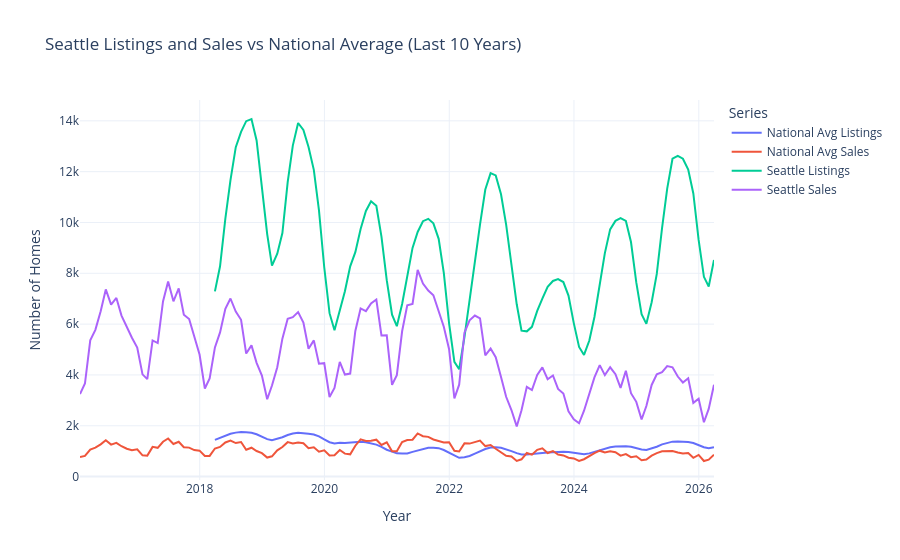

Notebook cell for this chart:
### Markdown cell above
**ZORI vs ZORDI Trends (supports Question 3):**  
This visualization answers **Question 3** — *How has ZORDI changed over the last ten years, and how does that pattern compare to ZORI over the same period? What does this show about the market?* *(ZORDI is only available at metro level here, so both series are for **Seattle metro**; ZORDI begins in mid-2020.)*

**Why this chart type:** I used a **dual-axis line chart** because ZORI (typical rent, in dollars) and ZORDI (listing engagement index) are **different metrics on different scales**, but both are **monthly time series** that need to be compared over the same timeline. Putting ZORI on the left axis and ZORDI on the right lets the reader see **whether rent and demand move together or diverge** without forcing them onto one misleading scale. A line chart fits because the question is about **change over time**, not a single snapshot comparison.

**What I want the reader to take away:** From **June 2020** onward (when both series start), **ZORI rose about 24%** while **ZORDI fell about 49%** so the lines move in **opposite directions**. That supports the Section 3 finding that **rent levels increased even as rental listing engagement on Zillow declined**. For market interpretation, that gap suggests **price pressure without matching growth in renter activity**.

### Code cell
# Seattle vs national listings and sales comparison
import pandas as pd
import plotly.express as px

listings = pd.read_csv('listings.csv')
sales = pd.read_csv('sales.csv')

listings_date_cols = [c for c in listings.columns if c.startswith('20') and '-' in c]
sales_date_cols = [c for c in sales.columns if c.startswith('20') and '-' in c]

listings_long = listings.melt(
    id_vars=['RegionID', 'SizeRank', 'RegionName', 'RegionType', 'StateName'],
    value_vars=listings_date_cols,
    var_name='Date',
    value_name='Count'
)
sales_long = sales.melt(
    id_vars=['RegionID', 'SizeRank', 'RegionName', 'RegionType', 'StateName'],
    value_vars=sales_date_cols,
    var_name='Date',
    value_name='Count'
)

listings_long['Date'] = pd.to_datetime(listings_long['Date'])
sales_long['Date'] = pd.to_datetime(sales_long['Date'])

start_date = pd.Timestamp('2016-01-01')
listings_long = listings_long[listings_long['Date'] >= start_date]
sales_long = sales_long[sales_long['Date'] >= start_date]

seattle_listings = listings_long[
    (listings_long['RegionName'] == 'Seattle, WA') &
    (listings_long['RegionType'] == 'msa')
].copy()
seattle_sales = sales_long[
    (sales_long['RegionName'] == 'Seattle, WA') &
    (sales_long['RegionType'] == 'msa')
].copy()

national_listings = listings_long[listings_long['RegionType'] != 'country']
national_sales = sales_long[sales_long['RegionType'] != 'country']

national_listings = national_listings.groupby('Date')['Count'].mean().reset_index()
national_sales = national_sales.groupby('Date')['Count'].mean().reset_index()

seattle_listings['Series'] = 'Seattle Listings'
seattle_sales['Series'] = 'Seattle Sales'
national_listings['Series'] = 'National Avg Listings'
national_sales['Series'] = 'National Avg Sales'

plot_df = pd.concat([
    seattle_listings[['Date', 'Count', 'Series']],
    seattle_sales[['Date', 'Count', 'Series']],
    national_listings[['Date', 'Count', 'Series']],
    national_sales[['Date', 'Count', 'Series']]
], ignore_index=True)

fig = px.line(
    plot_df.sort_values(['Series', 'Date']),
    x='Date',
    y='Count',
    color='Series',
    title='Seattle Listings and Sales vs National Average (Last 10 Years)',
    labels={
        'Date': 'Date',
        'Count': 'Number of Homes',
        'Series': 'Series'
    }
)

fig.update_layout(
    xaxis_title='Year',
    yaxis_title='Number of Homes',
    legend_title='Series',
    template='plotly_white'
)

fig.show()
